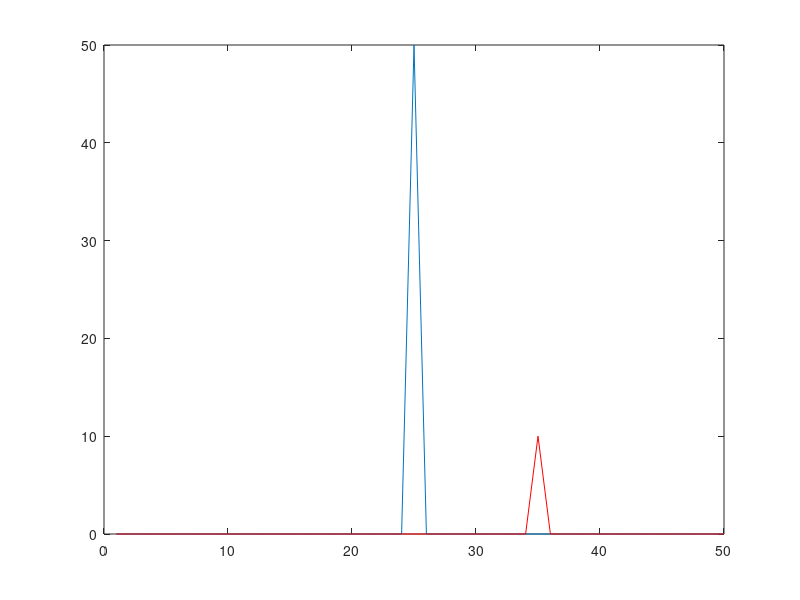
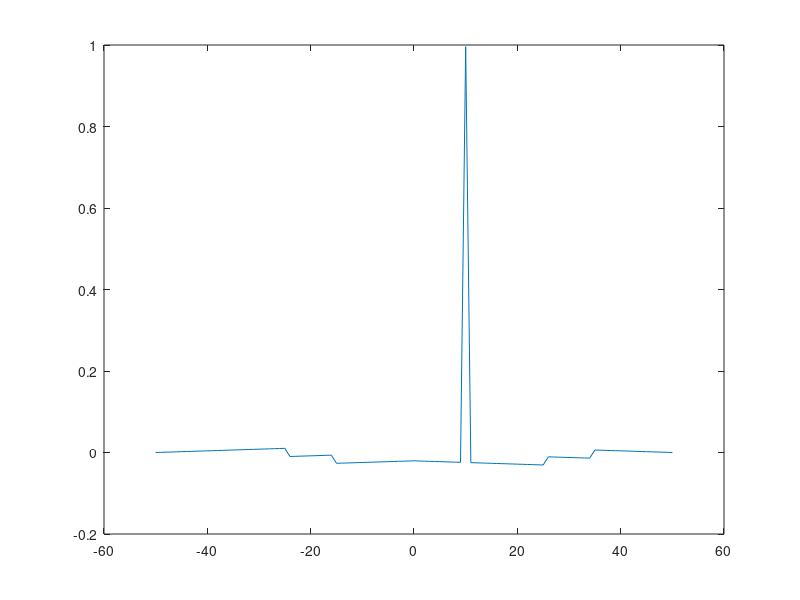

Write MATLAB code to recreate these figures, in order.
 kymo=zeros(50,1);
kymo(25)=50;
edgespeed=zeros(50,1);
edgespeed(35)=10;
plot(kymo); hold on; plot(edgespeed,'r');
lagmax=50;

A=xcov(edgespeed,kymo,lagmax,'coeff');
figure, plot(-lagmax:lagmax,A)